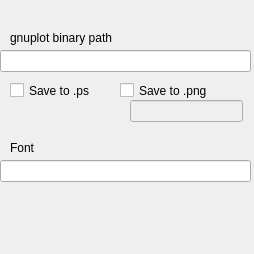
<?xml version="1.0" encoding="UTF-8"?>
<ui version="4.0">
 <class>SettingsWindow</class>
 <widget class="QMainWindow" name="SettingsWindow">
  <property name="geometry">
   <rect>
    <x>0</x>
    <y>0</y>
    <width>254</width>
    <height>254</height>
   </rect>
  </property>
  <property name="minimumSize">
   <size>
    <width>254</width>
    <height>254</height>
   </size>
  </property>
  <property name="maximumSize">
   <size>
    <width>254</width>
    <height>254</height>
   </size>
  </property>
  <property name="windowTitle">
   <string>Data output to gnuplot</string>
  </property>
  <widget class="QWidget" name="centralwidget">
   <widget class="QCheckBox" name="checkBox">
    <property name="geometry">
     <rect>
      <x>10</x>
      <y>80</y>
      <width>101</width>
      <height>21</height>
     </rect>
    </property>
    <property name="text">
     <string>Save to .ps</string>
    </property>
   </widget>
   <widget class="QLineEdit" name="lineEdit">
    <property name="geometry">
     <rect>
      <x>0</x>
      <y>50</y>
      <width>251</width>
      <height>22</height>
     </rect>
    </property>
   </widget>
   <widget class="QLabel" name="label">
    <property name="geometry">
     <rect>
      <x>10</x>
      <y>30</y>
      <width>231</width>
      <height>16</height>
     </rect>
    </property>
    <property name="text">
     <string>gnuplot binary path</string>
    </property>
   </widget>
   <widget class="QLabel" name="label_2">
    <property name="geometry">
     <rect>
      <x>10</x>
      <y>140</y>
      <width>151</width>
      <height>16</height>
     </rect>
    </property>
    <property name="text">
     <string>Font</string>
    </property>
   </widget>
   <widget class="QLineEdit" name="lineEdit_2">
    <property name="geometry">
     <rect>
      <x>0</x>
      <y>160</y>
      <width>251</width>
      <height>22</height>
     </rect>
    </property>
   </widget>
   <widget class="QCheckBox" name="checkBox_2">
    <property name="geometry">
     <rect>
      <x>120</x>
      <y>80</y>
      <width>111</width>
      <height>21</height>
     </rect>
    </property>
    <property name="text">
     <string>Save to .png</string>
    </property>
   </widget>
   <widget class="QLineEdit" name="pngsize">
    <property name="enabled">
     <bool>false</bool>
    </property>
    <property name="geometry">
     <rect>
      <x>130</x>
      <y>100</y>
      <width>113</width>
      <height>22</height>
     </rect>
    </property>
   </widget>
  </widget>
 </widget>
 <resources/>
 <connections/>
</ui>
